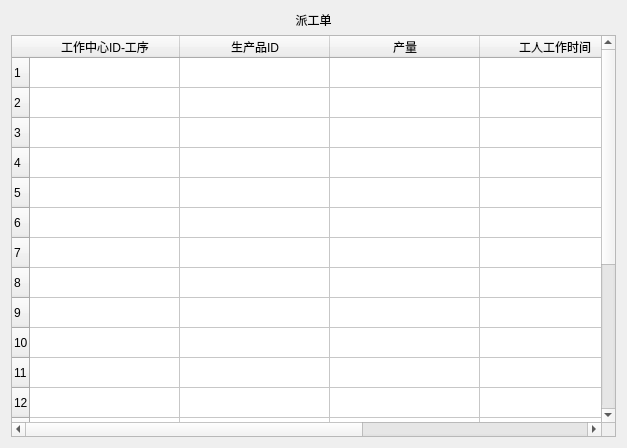
<?xml version="1.0" encoding="UTF-8"?>
<ui version="4.0">
 <class>Form</class>
 <widget class="QWidget" name="Form">
  <property name="geometry">
   <rect>
    <x>0</x>
    <y>0</y>
    <width>627</width>
    <height>448</height>
   </rect>
  </property>
  <property name="windowTitle">
   <string>Form</string>
  </property>
  <layout class="QVBoxLayout" name="verticalLayout">
   <item>
    <widget class="QLabel" name="label">
     <property name="styleSheet">
      <string notr="true">font: 36pt &quot;华文隶书&quot;;</string>
     </property>
     <property name="text">
      <string>派工单</string>
     </property>
     <property name="alignment">
      <set>Qt::AlignCenter</set>
     </property>
    </widget>
   </item>
   <item>
    <widget class="TableWidget" name="tableWidget">
     <property name="styleSheet">
      <string notr="true">font: 18pt &quot;STKaiti&quot;;</string>
     </property>
     <property name="editTriggers">
      <set>QAbstractItemView::NoEditTriggers</set>
     </property>
     <property name="rowCount">
      <number>20</number>
     </property>
     <attribute name="horizontalHeaderDefaultSectionSize">
      <number>150</number>
     </attribute>
     <row/>
     <row/>
     <row/>
     <row/>
     <row/>
     <row/>
     <row/>
     <row/>
     <row/>
     <row/>
     <row/>
     <row/>
     <row/>
     <row/>
     <row/>
     <row/>
     <row/>
     <row/>
     <row/>
     <row/>
     <column>
      <property name="text">
       <string>工作中心ID-工序</string>
      </property>
     </column>
     <column>
      <property name="text">
       <string>生产品ID</string>
      </property>
     </column>
     <column>
      <property name="text">
       <string>产量</string>
      </property>
     </column>
     <column>
      <property name="text">
       <string>工人工作时间</string>
      </property>
     </column>
     <column>
      <property name="text">
       <string>截止日期</string>
      </property>
     </column>
    </widget>
   </item>
  </layout>
 </widget>
 <customwidgets>
  <customwidget>
   <class>TableWidget</class>
   <extends>QTableWidget</extends>
   <header location="global">qfluentwidgets</header>
  </customwidget>
 </customwidgets>
 <resources/>
 <connections/>
</ui>
